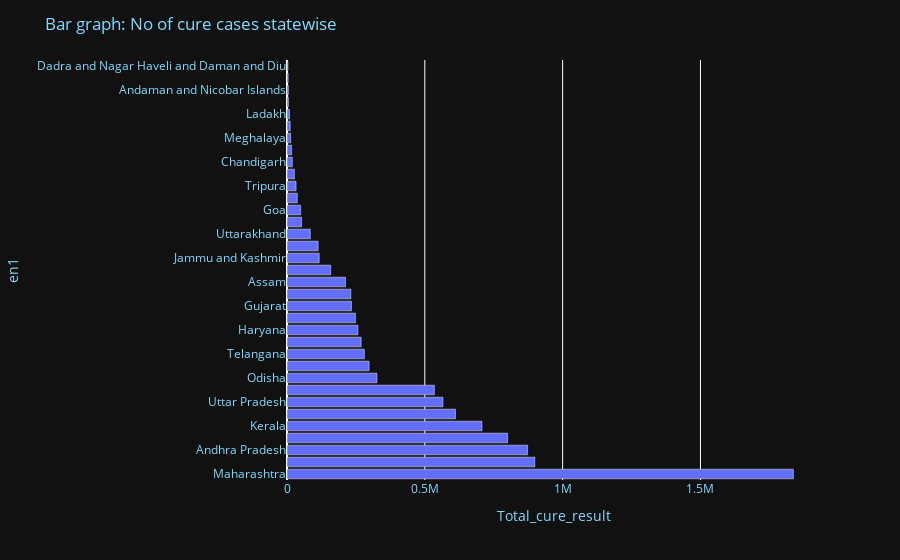

Notebook cell for this chart:
### Markdown cell above
# Totoal Cure cases statewise

### Code cell
cure_result=[]
for i in in_states:
    cure_result.append(int(d1[d1['state']==i]['recovered']))
    
#cure_result.sort()
#cure_result,len(cure_result)

mydf=pd.DataFrame({'en1':in_states,'Total_cure_result':cure_result})

fig3= pe.bar(mydf, x='Total_cure_result', y='en1') #animation_frame='Frequency')
fig3.update_layout(title_text='Bar graph: No of cure cases statewise',
                   plot_bgcolor='#111111',
                  paper_bgcolor='#111111',
                  font_color='#7FDBFF')

fig3.show()

### Figure 1 — Plotly figure (JSON) as saved in the notebook; plotly's stock layout.template omitted (floating-point values rounded to 4 significant figures)
{"data": [{"alignmentgroup": "True", "hovertemplate": "Total_cure_result=%{x}<br>en1=%{y}<extra></extra>", "legendgroup": "", "marker": {"color": "#636efa"}, "name": "", "offsetgroup": "", "orientation": "h", "showlegend": false, "textposition": "auto", "type": "bar", "x": [1836999, 898919, 872897, 800429, 707244, 611243, 565731, 534737, 326209, 297819, 280565, 268988, 257261, 248210, 233760, 231533, 212129, 158482, 116792, 112893, 84461, 52876, 49653, 37233, 32786, 26782, 19280, 16583, 13186, 11533, 9162, 5190, 4846, 4109, 3323], "xaxis": "x", "y": ["Maharashtra", "Karnataka", "Andhra Pradesh", "Tamil Nadu", "Kerala", "Delhi", "Uttar Pradesh", "West Bengal", "Odisha", "Rajasthan", "Telangana", "Chhattisgarh", "Haryana", "Bihar", "Gujarat", "Madhya Pradesh", "Assam", "Punjab", "Jammu and Kashmir", "Jharkhand", "Uttarakhand", "Himachal Pradesh", "Goa", "Puducherry", "Tripura", "Manipur", "Chandigarh", "Arunachal Pradesh", "Meghalaya", "Nagaland", "Ladakh", "Sikkim", "Andaman and Nicobar Islands", "Mizoram", "Dadra and Nagar Haveli and Daman and Diu"], "yaxis": "y"}], "layout": {"barmode": "relative", "font": {"color": "#7FDBFF"}, "legend": {"tracegroupgap": 0}, "margin": {"t": 60}, "paper_bgcolor": "#111111", "plot_bgcolor": "#111111", "title": {"text": "Bar graph: No of cure cases statewise"}, "xaxis": {"anchor": "y", "domain": [0, 1], "title": {"text": "Total_cure_result"}}, "yaxis": {"anchor": "x", "domain": [0, 1], "title": {"text": "en1"}}}}
